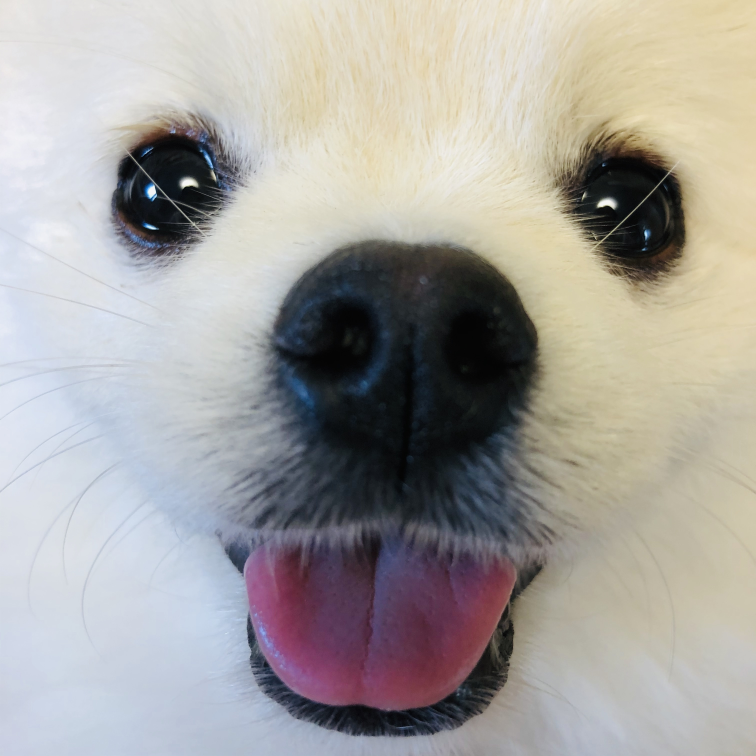
#> input picture image.jpg, 3024 x 3024 px (shown at 1/4 size)
$ jupyter execute warpAffine.ipynb
#> lines starting #> are read from the running program, lines starting #| are printed output that depends on the picture
[cell 1]
import cv2
import numpy as np

dst = cv2.imread('../image.jpg', 0)
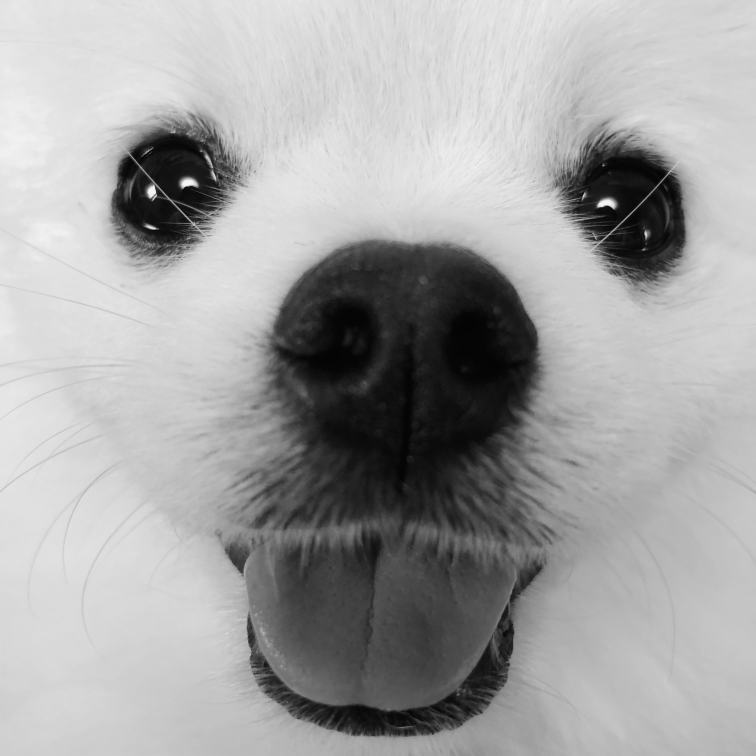
#> dst: shape (3024, 3024) (shown at 1/4 size); min 0, max 250, mean 163.3
h, w = dst.shape[:2]
#> h = 3024; w = 3024
dst_y, dst_x = np.indices((h, w))
dst_lin_homg_pts = np.stack((dst_x.ravel(), dst_y.ravel(), np.ones(dst_y.size)))

[cell 2]
dst.shape
#> Out = (3024, 3024)

[cell 3]
dst_x

[cell 4]
dst_y

[cell 5]
dst_lin_homg_pts.shape
#> Out = (3, 9144576)

[cell 6]
dst_lin_homg_pts

[cell 7]
src_pts = np.float32([[693, 349], [605, 331], [445, 59]])
dst_pts = np.float32([[1379, 895], [1213, 970], [684, 428]])
transf = cv2.getAffineTransform(dst_pts, src_pts)
src_lin_pts = np.round(transf.dot(dst_lin_homg_pts).astype(int))

[cell 8]
src_lin_pts.shape
#> Out = (2, 9144576)

[cell 9]
min_x, min_y = np.amin(src_lin_pts, axis=1)
#> min_x = -270; min_y = -217
src_lin_pts -= np.array([[min_x], [min_y]])

[cell 10]
trans_max_x, trans_max_y = np.amax(src_lin_pts, axis=1)
#> trans_max_x = 1857; trans_max_y = 1533
src = np.ones((trans_max_y + 1, trans_max_x + 1), dtype=np.uint8) * 127

[cell 11]
src[src_lin_pts[1], src_lin_pts[0]] = dst.ravel()
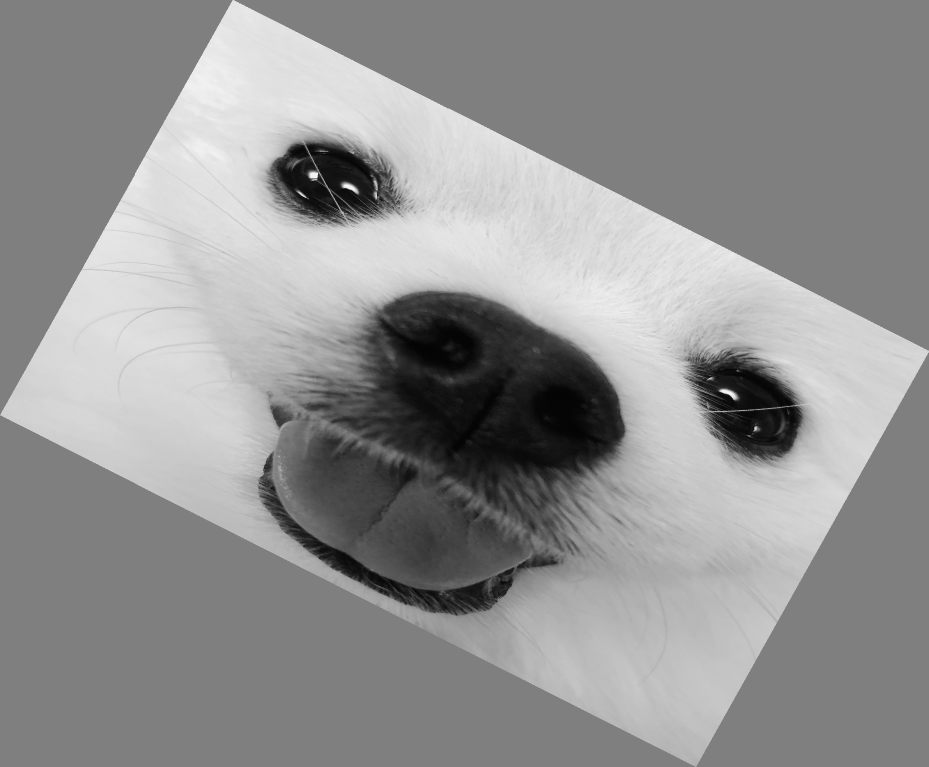
#> src: shape (1534, 1858) (shown at 1/2 size); min 0, max 247, mean 145.9
